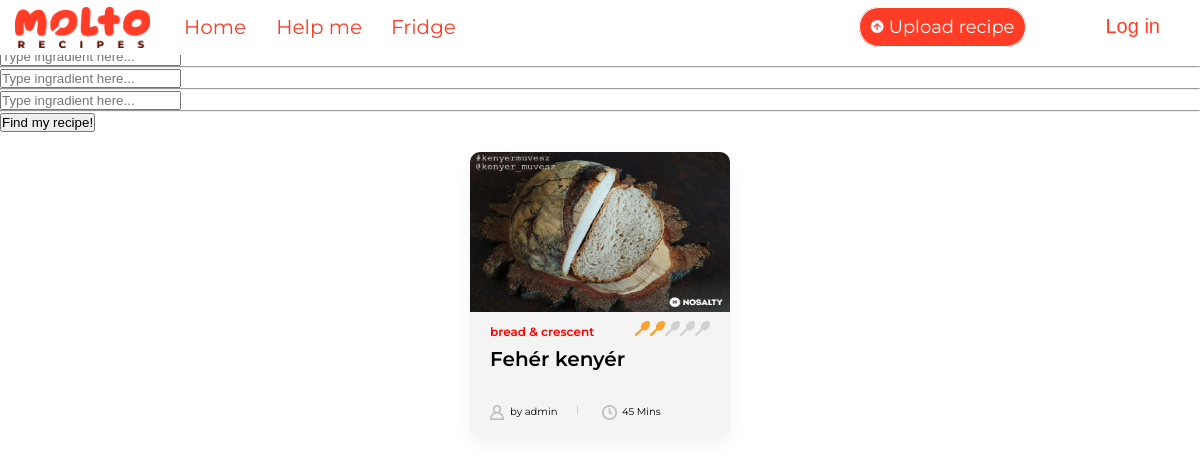
/moltofridge.php?ingradient1=kenyérliszt, run on the app's committed database.
### tables this page shows
CREATE TABLE IF NOT EXISTS `recipes_ratings` (
  `recipe_rating_id` int(11) NOT NULL AUTO_INCREMENT,
  `recipe_id` int(11) NOT NULL,
  `user_id` int(11) NOT NULL,
  `rating` tinyint(4) DEFAULT 0,
  PRIMARY KEY (`recipe_rating_id`),
  KEY `recipe_id` (`recipe_id`),
  KEY `user_id` (`user_id`)
);

CREATE TABLE IF NOT EXISTS `recipes` (
  `recipe_id` int(11) NOT NULL AUTO_INCREMENT,
  `user_id` int(11) NOT NULL,
  `recipe_name` tinytext NOT NULL,
  `preparation_time` smallint(6) NOT NULL,
  `dose` tinyint(4) NOT NULL,
  `difficulty` tinytext NOT NULL,
  `category` varchar(20) NOT NULL,
  PRIMARY KEY (`recipe_id`),
  KEY `user_id` (`user_id`) USING BTREE
);

CREATE TABLE IF NOT EXISTS `users` (
  `user_id` int(11) NOT NULL AUTO_INCREMENT,
  `user_name` tinytext NOT NULL,
  `email` tinytext NOT NULL,
  `password` longtext NOT NULL,
  `first_name` tinytext NOT NULL,
  `last_name` tinytext NOT NULL,
  `gender` tinytext NOT NULL,
  `registration_date` datetime NOT NULL DEFAULT current_timestamp(),
  PRIMARY KEY (`user_id`)
);

### moltofridge.php (the view, shortened to what this page needs)
<!DOCTYPE html>
<html lang="en">
<head>
    <link rel="stylesheet" href="style.css">
</head>
<body>
    <?php
    require_once 'navbar.php';
    ?>
    <div id="fridge">
        <div id="fridge-middle">
            <form method="get" id="ingradient-preview-fridge" name="fridge-form">
                <input type="text" name="ingradient3" placeholder="Type ingradient here...">
                <hr id="fridge-self">
                <input type="text" name="ingradient4"  placeholder="Type ingradient here...">
                <hr id="fridge-self">
                <input type="text" name="ingradient5"  placeholder="Type ingradient here...">
                <hr id="fridge-self">
                <button class="add-button-fridge">Find my recipe!</button>
            </form>
        </div>
    <div class="recipe-block">
        <?php
    require_once 'includes\dbh.inc.php';
    if(isset($_GET['ingradient1'])){
        $ingradient1=$_GET['ingradient1'];
        $ingradient2=$_GET['ingradient2'];
        $ingradient3=$_GET['ingradient3'];
        $ingradient4=$_GET['ingradient4'];
        $ingradient5=$_GET['ingradient5'];
    if($result = $conn->query("SELECT DISTINCT r.recipe_id, r.recipe_name, u.user_id, ing.ingradient, r.preparation_time,r.category, u.user_name, rr.recipe_rating_id, i.image, ROUND(AVG(rr.rating), 0)
    FROM `ingradients` ing
    join `recipes` r on r.recipe_id = ing.recipe_id
    join `users` u on u.user_id=r.user_id
    right join `images` i on i.recipe_id=r.recipe_id
    left join `recipes_ratings` rr on rr.recipe_id = r.recipe_id
    WHERE ('".$ingradient1."' IS NULL OR ing.ingradient  = '".$ingradient1."') OR
    ('".$ingradient2."' IS NULL OR ing.ingradient  = '".$ingradient2."') OR
    ('".$ingradient3."' IS NULL OR ing.ingradient  = '".$ingradient3."') OR
    ('".$ingradient4."' IS NULL OR ing.ingradient  = '".$ingradient4."') OR
    ('".$ingradient5."' IS NULL OR ing.ingradient  = '".$ingradient5."')
    GROUP BY recipe_id")){
        $table = $result->fetch_all(MYSQLI_ASSOC);
         $i=0;
                foreach($table as $row){
                    if (isset($_SESSION['userId'])){
                        echo "<a href=\"recipe.php?recipeid=".$table[$i]['recipe_id']." \" class=\"recipe\">";
                    }else {
                        echo "<a href=\"recipe.php?recipeid=".$table[$i]['recipe_id']." \" class=\"recipe\">";
                    };
                    echo "<div class=\"outside\"> \n";
                    echo "<div class=\"recipe-img\"> \n";
                    echo "<img src=img/".$table[$i]['image']." alt=\"recipeImage\"> \n";
                    echo "</div> \n";
                    echo "<div class=\"rating\"> \n";
                    for ($j=5; $j>0; $j--)
                    {
                        if ($j>$table[$i]['ROUND(AVG(rr.rating), 0)'])
                            echo "<span><img src=\"img/spoonIcon.png\"></span> \n";
                        else
                            echo "<span><img src=\"img/goldenspoonIcon.png\"></span> \n";
                    }
                    echo "</div> \n";
                    echo "<span class=\"type-of-recipe\">".$table[$i]['category']."</span> \n";
                    echo "<p class=\"recipe-name\">".$table[$i]['recipe_name']."</p> \n";
                    echo "<ul> \n";
                    echo "<li><span class=\"icon\" style=\"background-image: url(img/personIcon.png);\"></span>by ".$table[$i]['user_name']."</li> \n";
                    echo "<li><span class=\"icon\" style=\"background-image: url(img/clockIcon.png);\"></span>".$table[$i]['preparation_time']." Mins</li> \n";
                    echo "</ul> \n";
                    echo "</div> \n";
                    echo "</a> \n";
                $i++;
        }
    }
    }
    ?>
    </div>
    </div>
    <br><br><br><br><br><br>
</body>
</html>

### style.css (style rules this page uses)
* { margin: 0; padding: 0; box-sizing: border-box; }
body { font-family: 'Montserrat', sans-serif; }
.recipe-block { display: flex; flex-wrap: wrap; justify-content: center; }
.recipe { background-color: #f4f4f4; width: 260px; height: 10%; text-align: left; text-decoration: none; margin: 20px; border-radius: 10px; box-shadow: 0px 8px 16px 0px rgba(0, 0, 0, 0.06); }
.outside .recipe-img img { width: 260px; height: 160px; border-top-left-radius: 10px; border-top-right-radius: 10px; }
.outside p.recipe-name { color: #000; font-size: 20px; font-weight: 600; padding: 7px 20px 10px 20px; height: 50px; }
.type-of-recipe { color: #f00; font-size: 12px; font-weight: 600; margin-left: 20px; }
.rating span img { float: right; width: 15px; height: 15px; }
.rating { margin-top: 5px; margin-right: 20px; }
.outside ul li { display: inline-block; padding: 5px 5px 15px 5px; margin-top: 10px; font-size: 10px; color: #000; }
.outside ul li span { width: 15px; height: 15px; background-size: contain; display: inline-block; background-repeat: no-repeat; vertical-align: middle; margin-right: 5px; margin-left: 15px; }

### data on the page
recipes_ratings: recipe.category "bread & crescent", recipe.recipe_name "Fehér kenyér", users.user_name "admin", recipe.preparation_time "45"
